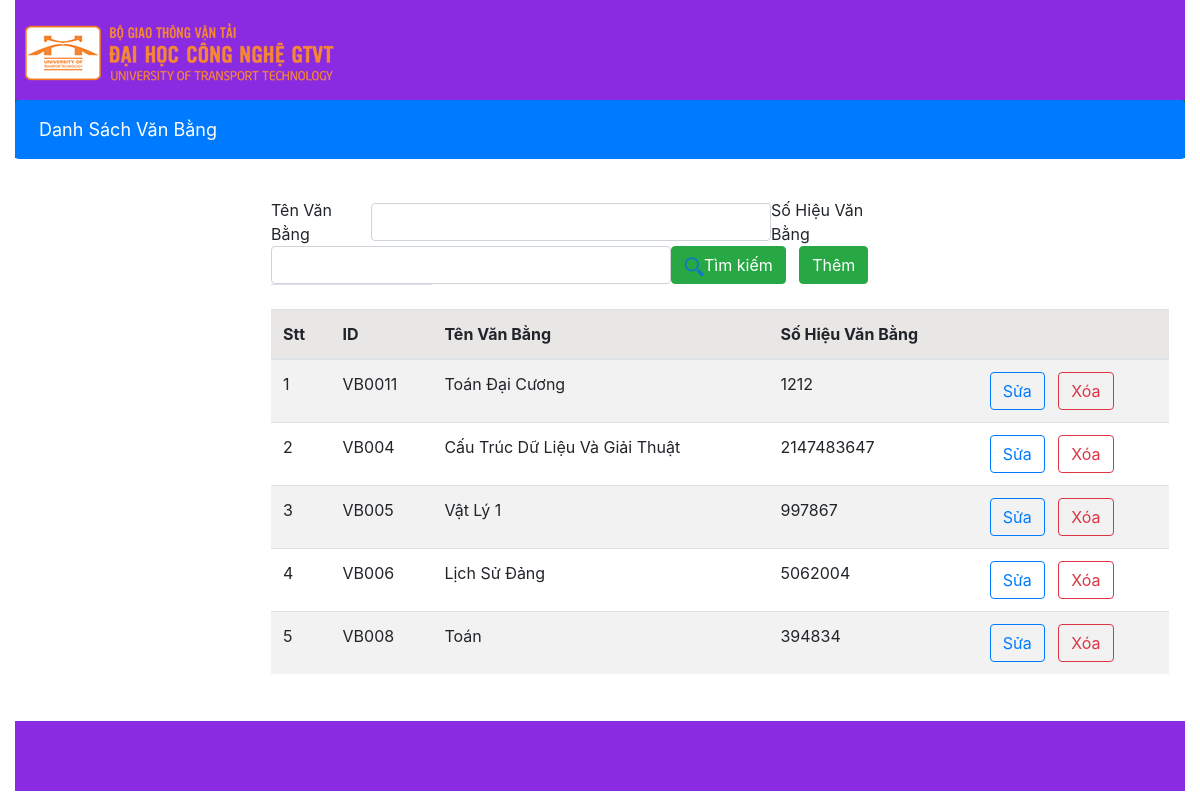
The page /formchinh_ctrl/timkiem1 on the database its author committed.
### tables this page shows
CREATE TABLE `van_bang` (
  `id` varchar(50) NOT NULL,
  `tenvb` varchar(50) NOT NULL,
  `sohieuvb` int(50) NOT NULL
);

### MVC/Core/controller.php (called while the page is built, shortened)
<?php
class controller{
    public function model($model){
        return new $model;
    }
    public function view($view,$data=[]){
        require_once './MVC/Views/'.$view.'.php';
    }
}
?>

### MVC/Controllers/formchinh_ctrl.php (called while the page is built, shortened)
<?php
class formchinh_ctrl extends controller{
    private $ds;
    function __construct()
    {
        $this->ds=$this->model('Thigiuaki_m');
    }
    function timkiem1(){
        $tenvb='';
        $sohieuvb='';
        $dulieu=$this->ds->thi_find($tenvb,$sohieuvb);
        $this->view('Masterlayout',[
            'page'=>'formchinh_v',
            'dulieu'=>$dulieu,
            'tenvb'=>$tenvb,
            'sohieuvb'=>$sohieuvb,
        ]);
}
}
?>

### MVC/Core/app.php (called while the page is built, shortened)
<?php
class app{
    protected $action='Get_data';
    function __construct()
    {
        $arr=$this->processURL();
        if($arr!=null){
            if(file_exists('./MVC/Controllers/'.$arr[0].'.php')){
                unset($arr[0]);
            }
        }
        $this->controller=new $this->controller;
        if(isset($arr[1])){
            if(method_exists($this->controller,$arr[1])){
                $this->action=$arr[1];
            }
            unset($arr[1]);
        }
        $this->param=$arr?array_values($arr):[];
        call_user_func_array([$this->controller,$this->action],$this->param);
    }
    function processURL(){
        if(isset($_GET['url'])){
         return explode('/',filter_var(trim($_GET['url']),FILTER_DEFAULT));
        }
    }
}
?>

### index.php (called while the page is built, shortened)
<?php
    $myapp=new app();
?>

### MVC/Core/connectDB.php (called while the page is built, shortened)
<?php
    class connectDB{
        protected $servername="localhost";
        protected $username="root";
        protected $password="";
        protected $dbname="qlvb";
        function __construct(){
            $this->con=mysqli_connect($this->servername,$this->username,$this->password,$this->dbname);
        }
    }
?>

### MVC/Models/Thigiuaki_m.php (called while the page is built, shortened)
<?php
class Thigiuaki_m extends connectDB{
    public function thi_find($tenvb,$sohieuvb){
        $sql="SELECT * FROM van_bang WHERE tenvb like '%$tenvb%'
        AND sohieuvb like '%$sohieuvb%'";
        return mysqli_query($this->con,$sql);
    }
}
?>

### MVC/Views/Pages/formchinh_v.php (the view, shortened to what this page needs)
<!DOCTYPE html>
<html lang="en">
<head>
</head>
<body>
    <form method="post" action="<?php echo URLROOT ?>/formchinh_ctrl/timkiem">
        <div class="form-inline" >
            <label style="width: 100px;">Tên Văn Bằng</label>
            <input type="text" class="form-control dd2" name="txtTenVanBang"
            value="<?php isset($data['tenvb']) ? isset($data['tenvb']) : '' ?>">
            <label style="width: 100px;">Số Hiệu Văn Bằng</label>
            <input type="text" class="form-control dd2" name="txtSoHieuVanBang"
            value="<?php isset($data['sohieuvb']) ? isset($data['sohieuvb']) : '' ?>">
            <br>
            <button type="submit" class="btn btn-success" name="btnTimkiem"><img src="<?php echo URLROOT ?>/Public/Pictures/search.png" alt="">Tìm kiếm</button> &nbsp &nbsp
            <a href="<?php echo URLROOT ?>/formthem_ctrl" class="btn btn-success" name="btnTimkiem">Thêm</a>
            <br>
        <table class="table table-striped">
            <thead>
                <tr><td></td><td></td></tr>
                <tr style="background: #e9e6e6;">
                    <th>Stt</th>
                    <th>ID</th>
                    <th>Tên Văn Bằng</th>
                    <th>Số Hiệu Văn Bằng</th>
                    <th></th>
                </tr>
            </thead>
            <tbody>
                <?php
                    if(isset($data['dulieu']) && mysqli_num_rows($data['dulieu'])>0){
                        $i=0;
                        while($row=mysqli_fetch_assoc($data['dulieu'])){
                ?>
                        <tr>
                           <td><?php echo (++$i) ?></td>
                           <td><?php echo $row['id'] ?></td>
                           <td><?php echo $row['tenvb'] ?></td>
                           <td><?php echo $row['sohieuvb'] ?></td>
                           <td>
                                <a href="<?php echo URLROOT ?>/formchinh_ctrl/sua/<?php echo $row['id'] ?>" class="btn btn-outline-primary">Sửa</a> &nbsp;
                                <a href="<?php echo URLROOT ?>/formchinh_ctrl/xoa/<?php echo $row['id'] ?>" class="btn btn-outline-danger">Xóa</a>
                           </td>
                        </tr>
                <?php
                        }
                    }
                ?>
            </tbody>
        </table>
        </div>
    </form>
</body>
</html>

### MVC/Views/Masterlayout.php (shortened to what this page needs)
<!DOCTYPE html>
<html lang="en">
<head>
    <link rel="stylesheet" href="h<?php echo URLROOT ?>/Public/Css/bootstrap.min.css">
    <link rel="stylesheet" href="h<?php echo URLROOT ?>/Public/Css/dinhdang7.css">
</head>
<body>
    <div class="container-fluid">
        <div class="header1">
            <img src="<?php echo URLROOT ?>/Public/Pictures/logo.png" alt="">
        </div>
        <div class="menu1" style="background: green; height:58px; font-size:18px; width:100%;">
            <nav class="navbar navbar-expand-sm navbar-dark bg-primary rounded">
                <ul class="navbar-nav mr-autoavbar">
                    <li class="nav-item">
                        <a style="color: white;" class="nav-link" href="<?php echo URLROOT ?>/formchinh_ctrl">Danh Sách Văn Bằng</a>
                    </li>
                </ul>
      </nav>
        </div>
        <div class="row">
                <table>
                    <tr>
                        <td style="width: 20%; vertical-align: top;padding-left: 15px;">
                        </td>
                        <td style="width: 80%;vertical-align: top; padding-top:10px;">
                            <div class="content1">
                                <?php
                                        include_once './MVC/Views/Pages/'.$data['page'].'.php';
                                ?>
                            </div>
                        </td>
                    </tr>
                </table>
        </div>
        <div class="footer1">
        </div>
    </div>
</body>
</html>

### Public/Css/dinhdang7.css (style rules this page uses)
.header1 { height: 100px; background: blueviolet; padding: 10px; }
nav>ul>li { padding: 0px 145px 0px 0px; }
.footer1 { height: 70px; background: blueviolet; }
.content1 { padding: 30px; }

### MVC/Views/Pages/formchinh_v.php (style rules this page uses)
.dd2 { width: 400px !important; }

### rows shown on the page
van_bang: id "VB0011", tenvb "Toán Đại Cương", sohieuvb "1212"
van_bang: id "VB004", tenvb "Cấu Trúc Dữ Liệu Và Giải Thuật", sohieuvb "2147483647"
van_bang: id "VB005", tenvb "Vật Lý 1", sohieuvb "997867"
van_bang: id "VB006", tenvb "Lịch Sử Đảng", sohieuvb "5062004"
van_bang: id "VB008", tenvb "Toán", sohieuvb "394834"
